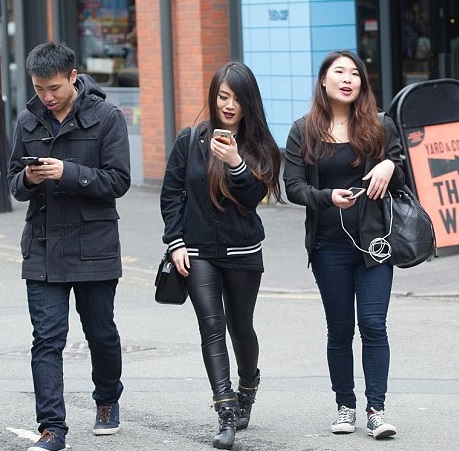
#> input picture 11.YayaAlgılama/img1.jpg, 459 x 451 px, given in place of dog.mp4, which was not available
$ python 'nesnelerin_izini_sürme.py'
#> lines starting #> are read from the running program, lines starting #| are printed output that depends on the picture; after the words box and inside, x2 and y2 are one past the last pixel; in counts of white or black regions, pixels touching at a corner belong together
import cv2
import numpy as np

cap = cv2.VideoCapture("dog.mp4")

while True:
    ret, frame = cap.read()
#> frame is the input picture: shape (451, 459, 3); mean B, G, R 124.8, 119.4, 119

    hsv = cv2.cvtColor(frame, cv2.COLOR_BGR2HSV)
#> hsv: shape (451, 459, 3); mean H, S, V 92, 53.6, 132.2
    sensivity =15
    lower_white = np.array([0,0,255-sensivity])
    upper_white = np.array([255,sensivity,255])

    mask = cv2.inRange(hsv,lower_white, upper_white)
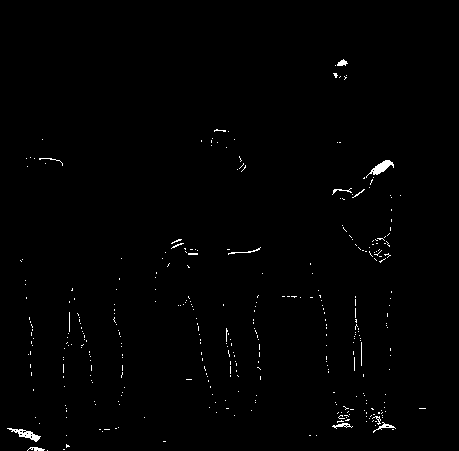
#> mask: shape (451, 459); 0.79% white in thin lines or dots, all inside (x1, y1, x2, y2) = (7, 59, 426, 451)
    res = cv2.bitwise_and(frame,frame,mask = mask)

    cv2.imshow("frame",frame)
    cv2.imshow("mask",mask)
    cv2.imshow("result",res)

    k = cv2.waitKey(5) & 0xFF
#> (key Esc is pressed here)
    if k == 27:
        break


$ run again, on 11.YayaAlgılama/img2.jpg
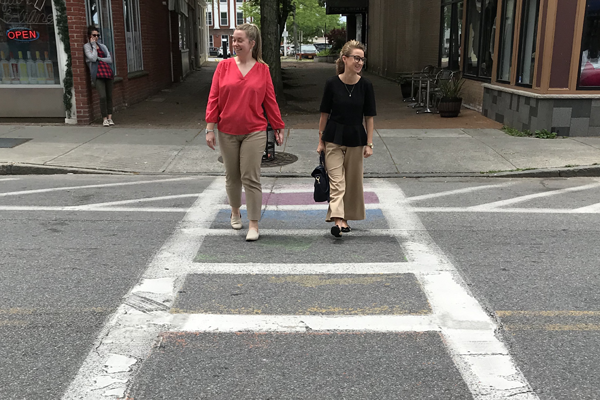
#> input picture 11.YayaAlgılama/img2.jpg, 600 x 400 px, given in place of dog.mp4, which was not available
#> frame is the input picture: shape (400, 600, 3); mean B, G, R 117, 121.9, 126.3
#> hsv: shape (400, 600, 3); mean H, S, V 38.6, 30.5, 127.4
#> `mask = cv2.inRange(hsv,lower_white, upper_white)`:
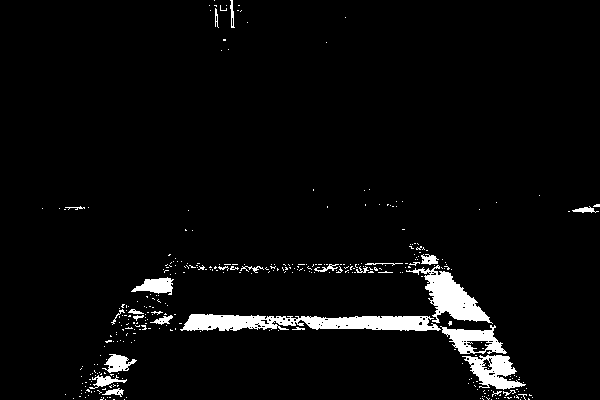
#> mask: shape (400, 600); 4.1% white; 352 white regions (325 under 20 px), largest, box (x1, y1, x2, y2) and area: (180, 314, 441, 331) 3064, (406, 265, 493, 324) 1871, (462, 355, 526, 390) 1122

$ run again, on 11.YayaAlgılama/img3.jpg
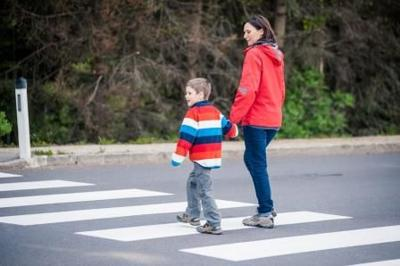
#> input picture 11.YayaAlgılama/img3.jpg, 400 x 266 px, given in place of dog.mp4, which was not available
#> frame is the input picture: shape (266, 400, 3); mean B, G, R 114.3, 113.9, 118.7
#> hsv: shape (266, 400, 3); mean H, S, V 69.6, 60.1, 129.6
#> `mask = cv2.inRange(hsv,lower_white, upper_white)`:
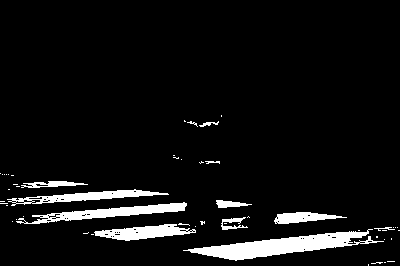
#> mask: shape (266, 400); 6.6% white; 53 white regions (41 under 20 px), largest, box (x1, y1, x2, y2) and area: (183, 229, 384, 261) 2446, (16, 202, 187, 224) 1271, (7, 189, 169, 206) 968
